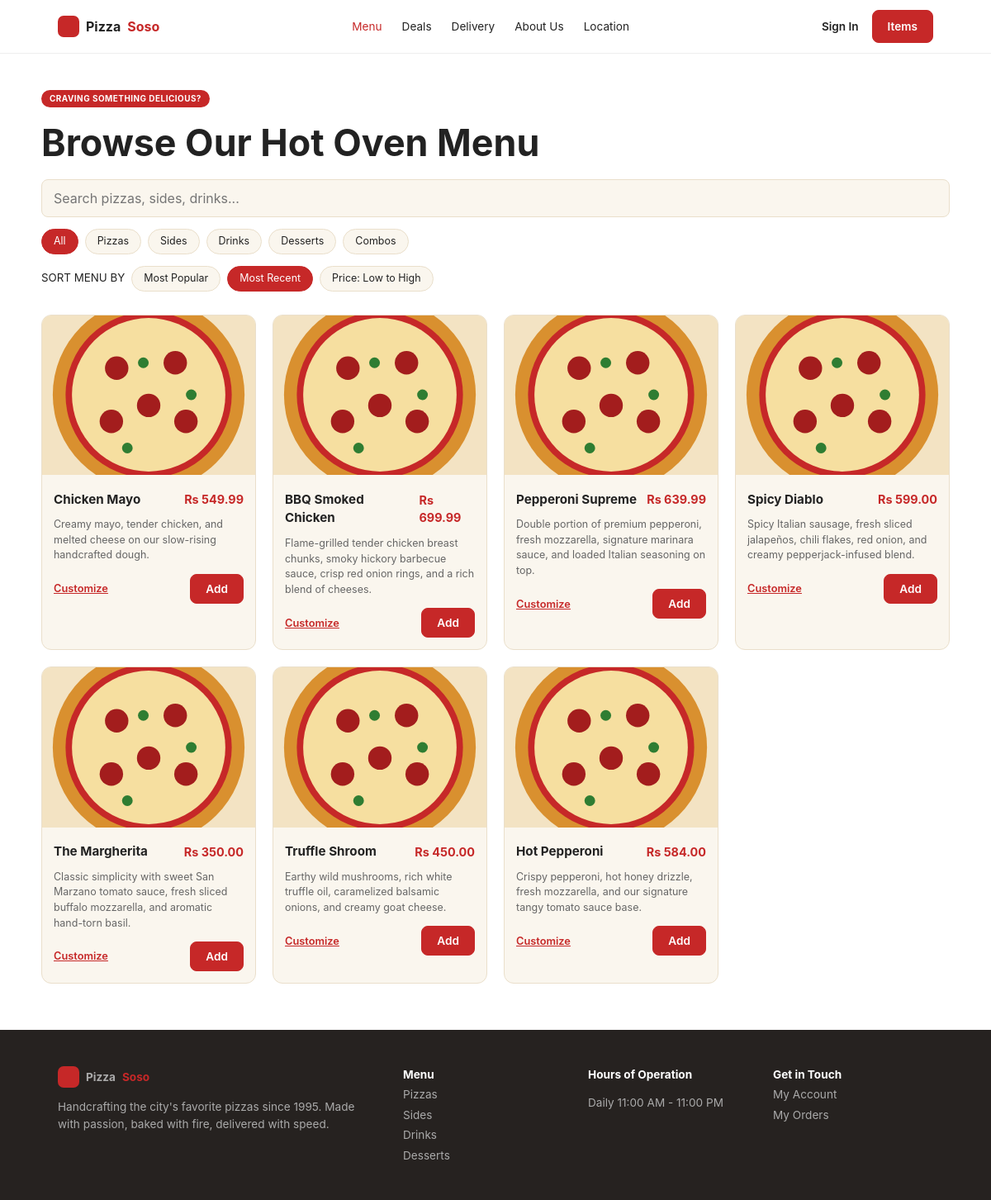
The page /pizzasoso/menu.php?sort=recent on the database its author committed.
### tables this page shows
CREATE TABLE `pizza` (
  `pizza_id` int(11) NOT NULL,
  `name` varchar(100) NOT NULL,
  `description` text DEFAULT NULL,
  `category` varchar(50) DEFAULT NULL,
  `base_price` decimal(10,2) NOT NULL,
  `image_url` varchar(500) DEFAULT NULL,
  `is_active` tinyint(1) NOT NULL DEFAULT 1
);

### pizzasoso/includes/bootstrap.php (the view, shortened to what this page needs)
<?php
function e($s) { return htmlspecialchars((string)$s, ENT_QUOTES, 'UTF-8'); }
function money($v) { return 'Rs ' . number_format((float)$v, 2); }
function pizza_card($p) { $img = $p['image_url'] ?: 'assets/img/pizza.svg'; ?>
<article class="card"><img src="<?= e($img) ?>" alt="<?= e($p['name']) ?>"><div class="card-b">
<div class="row"><h3><?= e($p['name']) ?></h3><b class="price"><?= money($p['base_price']) ?></b></div>
<p><?= e($p['description']) ?></p>
<div class="row"><a class="link" href="pizza.php?id=<?= (int)$p['pizza_id'] ?>">Customize</a>
<form method="post" action="cart.php"><button class="btn">Add</button></form></div>
</div></article>
<?php }

### pizzasoso/menu.php (shortened to what this page needs)
<?php require 'includes/bootstrap.php'; $title = 'Menu';
$q = trim($_GET['q'] ?? ''); $cat = $_GET['category'] ?? 'All'; $sort = $_GET['sort'] ?? 'popular';
$cats = ['All', 'Pizzas', 'Sides', 'Drinks', 'Desserts', 'Combos'];
$sorts = ['popular' => 'Most Popular', 'recent' => 'Most Recent', 'price' => 'Price: Low to High'];
$order = ['popular' => 'cnt DESC, p.name', 'recent' => 'p.pizza_id DESC', 'price' => 'p.base_price ASC'][$sort];
$sql = "SELECT p.*, COALESCE(SUM(oi.quantity),0) cnt FROM pizza p LEFT JOIN orderitem oi ON oi.pizza_id=p.pizza_id WHERE p.is_active=1";
$args = [];
$st = $pdo->prepare($sql . " GROUP BY p.pizza_id ORDER BY $order"); $st->execute($args); $items = $st->fetchAll();
function qs($o) { return '?' . http_build_query(array_merge($_GET, $o)); }
include 'includes/header.php'; ?>
<main class="wrap sec"><span class="pill">CRAVING SOMETHING DELICIOUS?</span><h1>Browse Our Hot Oven Menu</h1>
<form class="search" method="get"><input type="search" name="q" value="<?= e($q) ?>" placeholder="Search pizzas, sides, drinks..." maxlength="100"></form>
<div class="chips"><?php foreach ($cats as $c): ?><a class="<?= $c === $cat ? 'on' : '' ?>" href="<?= e(qs(['category' => $c])) ?>"><?= e($c) ?></a><?php endforeach; ?></div>
<div class="chips"><small>SORT MENU BY</small><?php foreach ($sorts as $k => $l): ?><a class="<?= $k === $sort ? 'on' : '' ?>" href="<?= e(qs(['sort' => $k])) ?>"><?= e($l) ?></a><?php endforeach; ?></div>
<div class="grid4"><?php foreach ($items as $p) pizza_card($p); ?></div>
<?php if (!$items): ?><p class="center">Nothing found. Try a different search or category.</p><?php endif; ?></main>
<?php include 'includes/footer.php'; ?>

### pizzasoso/assets/css/style.css (style rules this page uses)
:root { --red:#C62828;--amber:#F5A623;--cream:#FAF6EE;--ink:#222;--mut:#666;--bd:#eadfcb }
* { box-sizing:border-box }
body { margin:0;font-family:Inter,system-ui,-apple-system,"Segoe UI",Arial,sans-serif;color:var(--ink);background:#fff;line-height:1.5 }
a { color:inherit;text-decoration:none }
img { max-width:100%;display:block }
h1 { font-size:2.8rem;line-height:1.15;margin:.4em 0 }
h3,h4 { margin:.3em 0 }
.wrap { max-width:1100px;margin:0 auto;padding:0 20px }
.btn { display:inline-block;background:var(--red);color:#fff;border:1px solid var(--red);padding:9px 18px;border-radius:8px;font-weight:600;font-size:.85rem;cursor:pointer;font-family:inherit }
.link { background:none;border:0;color:var(--red);font-weight:600;text-decoration:underline;font-size:.8rem;cursor:pointer;font-family:inherit }
.pill { display:inline-block;background:var(--red);color:#fff;font-size:.62rem;font-weight:700;letter-spacing:.05em;padding:3px 10px;border-radius:20px }
.lead,.sub,p { color:var(--mut) }
.sec { padding:56px 0 }
main.sec { padding-top:40px;padding-bottom:56px }
.grid4 { display:grid;grid-template-columns:repeat(4,1fr);gap:20px;margin-top:28px;text-align:left }
.card,.deal,.rev,.order { background:var(--cream);border:1px solid var(--bd);border-radius:12px;overflow:hidden }
.card img { width:100%;aspect-ratio:4/3;object-fit:cover }
.card-b { padding:14px }
.card p { font-size:.78rem;margin:.4em 0 1em }
.row { display:flex;justify-content:space-between;align-items:center;gap:12px }
.price { color:var(--red);font-size:.9rem }
.card h3 { font-size:.95rem }
.search input,.form input,.form select,input[type=number] { width:100%;padding:10px 14px;border:1px solid var(--bd);border-radius:8px;background:var(--cream);font:inherit }
.chips { display:flex;flex-wrap:wrap;gap:8px;margin:14px 0;align-items:center }
.chips a { padding:5px 14px;border:1px solid var(--bd);background:var(--cream);border-radius:20px;font-size:.78rem }
.chips a.on { background:var(--red);color:#fff;border-color:var(--red) }

### rows shown on the page
pizza: name "Chicken Mayo", base_price "Rs 549.99", description "Creamy mayo, tender chicken, and melted cheese on our slow-rising handcrafted dough."
pizza: name "BBQ Smoked Chicken", base_price "Rs 699.99", description "Flame-grilled tender chicken breast chunks, smoky hickory barbecue sauce, crisp red onion rings, and a rich blend of cheeses."
pizza: name "Pepperoni Supreme", base_price "Rs 639.99", description "Double portion of premium pepperoni, fresh mozzarella, signature marinara sauce, and loaded Italian seasoning on top."
pizza: name "Spicy Diablo", base_price "Rs 599.00", description "Spicy Italian sausage, fresh sliced jalapeños, chili flakes, red onion, and creamy pepperjack-infused blend."
pizza: name "The Margherita", base_price "Rs 350.00", description "Classic simplicity with sweet San Marzano tomato sauce, fresh sliced buffalo mozzarella, and aromatic hand-torn basil."
pizza: name "Truffle Shroom", base_price "Rs 450.00", description "Earthy wild mushrooms, rich white truffle oil, caramelized balsamic onions, and creamy goat cheese."
pizza: name "Hot Pepperoni", base_price "Rs 584.00", description "Crispy pepperoni, hot honey drizzle, fresh mozzarella, and our signature tangy tomato sauce base."

### other values the page prints
$c "All"
$c "Pizzas"
$c "Sides"
$c "Drinks"
$c "Desserts"
$c "Combos"
$l "Most Popular"
$l "Most Recent"
$l "Price: Low to High"
